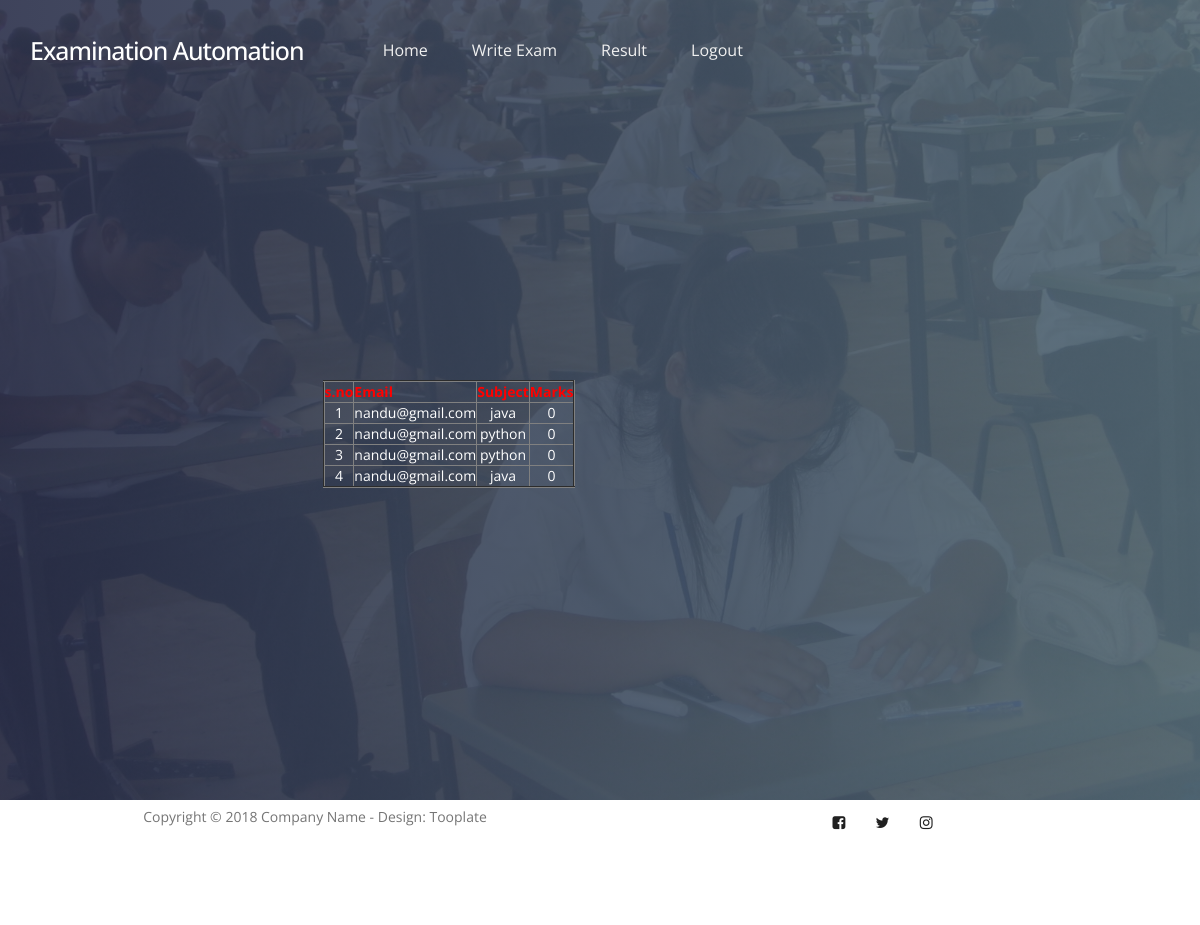
The page /finalmarks/ (signed in) on the database its author committed.
### user/models.py (models this page shows, shortened)
class MarksModel(models.Model):
    subject = models.CharField(max_length=50, default="", editable=True)
    email = models.CharField(max_length=500, default="", editable=True)
    marks = models.CharField(max_length=500, default="", editable=True)
    class Meta:
        db_table="MarksTable"

### user/views.py (the view)
# urls.py: path('finalmarks/', user.finalmarks, name='finalmarks'),
def finalmarks(request):
    email = request.session['email']
    object = MarksModel.objects.filter(email=email)
    return render(request,"user/userresult.html",{"marks":object})

### assets/templates/user/userresult.html
{% extends 'userbase.html' %}
{% load static %}
{% block contents %}
<section id="home" data-stellar-background-ratio="0.5">
          <div class="overlay"></div>
          <div class="container">
               <div class="row">
                    <div class="col-md-offset-3 col-md-6 col-sm-12">
                         <div class="home-info">
						 <table border='2'>
                                <tr><th style="color:red">s.no</th>
                                    <th style="color:red">Email</th>
                                    <th style="color:red">Subject</th>
                                    <th style="color:red">Marks</th>
                                  </tr>
                              {% for x in marks %}
                                  <tr style="color:white">
                                    <td>{{forloop.counter}}</td>
                                    <td>{{x.email}}</td>
                                    <td>{{x.subject}}</td>
                                    <td>{{x.marks}}</td>
                                     {% endfor %}
                                  </tr>
								  </table>
                         </div>
                    </div>
               </div>
          </div>
     </section>
{% endblock %}

### assets/static/css/tooplate-style.css (style rules this page uses)
body { font-family: 'Open Sans', sans-serif; overflow-x: hidden; background: #f9f9f9; }
html { -webkit-font-smoothing: antialiased; }
section { position: relative; padding: 100px 0; }
.overlay { background: #536976; background: -webkit-linear-gradient(to right, #292E49, #536976); background: linear-gradient(to right, #292E49, #536976); opacity: 0.9; position: absolute; top: 0; right: 0; bottom: 0; left: 0; width: 100%; height: 100%; }
#home { background: url('../images/home-bg.jpg') no-repeat center center; background-size: cover; vertical-align: middle; display: -webkit-box; display: -webkit-flex; display: -ms-flexbox; display: flex; -webkit-box-align: center; -webkit-align-items: center; -ms-flex-align: center; align-items: center; min-height: 100vh; position: relative; padding-top: 12em; text-align: center; }
.home-info { margin-top: 7em; }
@media only screen and (max-width: 1200px) { .home-info { margin-top: 0; } }

### rows shown on the page
MarksModel: email "nandu@gmail.com", subject "java", marks "0"
MarksModel: email "nandu@gmail.com", subject "python", marks "0"
MarksModel: email "nandu@gmail.com", subject "python", marks "0"
MarksModel: email "nandu@gmail.com", subject "java", marks "0"
